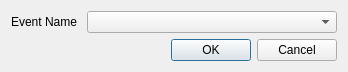
<?xml version="1.0" encoding="UTF-8"?>
<ui version="4.0">
 <class>Dialog</class>
 <widget class="QDialog" name="Dialog">
  <property name="geometry">
   <rect>
    <x>0</x>
    <y>0</y>
    <width>316</width>
    <height>56</height>
   </rect>
  </property>
  <property name="minimumSize">
   <size>
    <width>0</width>
    <height>0</height>
   </size>
  </property>
  <property name="maximumSize">
   <size>
    <width>600</width>
    <height>100</height>
   </size>
  </property>
  <property name="windowTitle">
   <string>Dialog</string>
  </property>
  <layout class="QVBoxLayout" name="verticalLayout_3">
   <item>
    <layout class="QVBoxLayout" name="verticalLayout">
     <item>
      <layout class="QHBoxLayout" name="horizontalLayout_2">
       <item>
        <widget class="QLabel" name="event_label">
         <property name="text">
          <string>Event Name </string>
         </property>
        </widget>
       </item>
       <item>
        <widget class="QComboBox" name="event_combo_box">
         <property name="sizePolicy">
          <sizepolicy hsizetype="Expanding" vsizetype="Fixed">
           <horstretch>0</horstretch>
           <verstretch>0</verstretch>
          </sizepolicy>
         </property>
         <property name="minimumSize">
          <size>
           <width>250</width>
           <height>0</height>
          </size>
         </property>
        </widget>
       </item>
      </layout>
     </item>
     <item>
      <widget class="QDialogButtonBox" name="buttonBox">
       <property name="orientation">
        <enum>Qt::Horizontal</enum>
       </property>
       <property name="standardButtons">
        <set>QDialogButtonBox::Cancel|QDialogButtonBox::Ok</set>
       </property>
      </widget>
     </item>
    </layout>
   </item>
  </layout>
 </widget>
 <resources/>
 <connections>
  <connection>
   <sender>buttonBox</sender>
   <signal>accepted()</signal>
   <receiver>Dialog</receiver>
   <slot>accept()</slot>
   <hints>
    <hint type="sourcelabel">
     <x>248</x>
     <y>254</y>
    </hint>
    <hint type="destinationlabel">
     <x>157</x>
     <y>274</y>
    </hint>
   </hints>
  </connection>
  <connection>
   <sender>buttonBox</sender>
   <signal>rejected()</signal>
   <receiver>Dialog</receiver>
   <slot>reject()</slot>
   <hints>
    <hint type="sourcelabel">
     <x>316</x>
     <y>260</y>
    </hint>
    <hint type="destinationlabel">
     <x>286</x>
     <y>274</y>
    </hint>
   </hints>
  </connection>
 </connections>
</ui>
